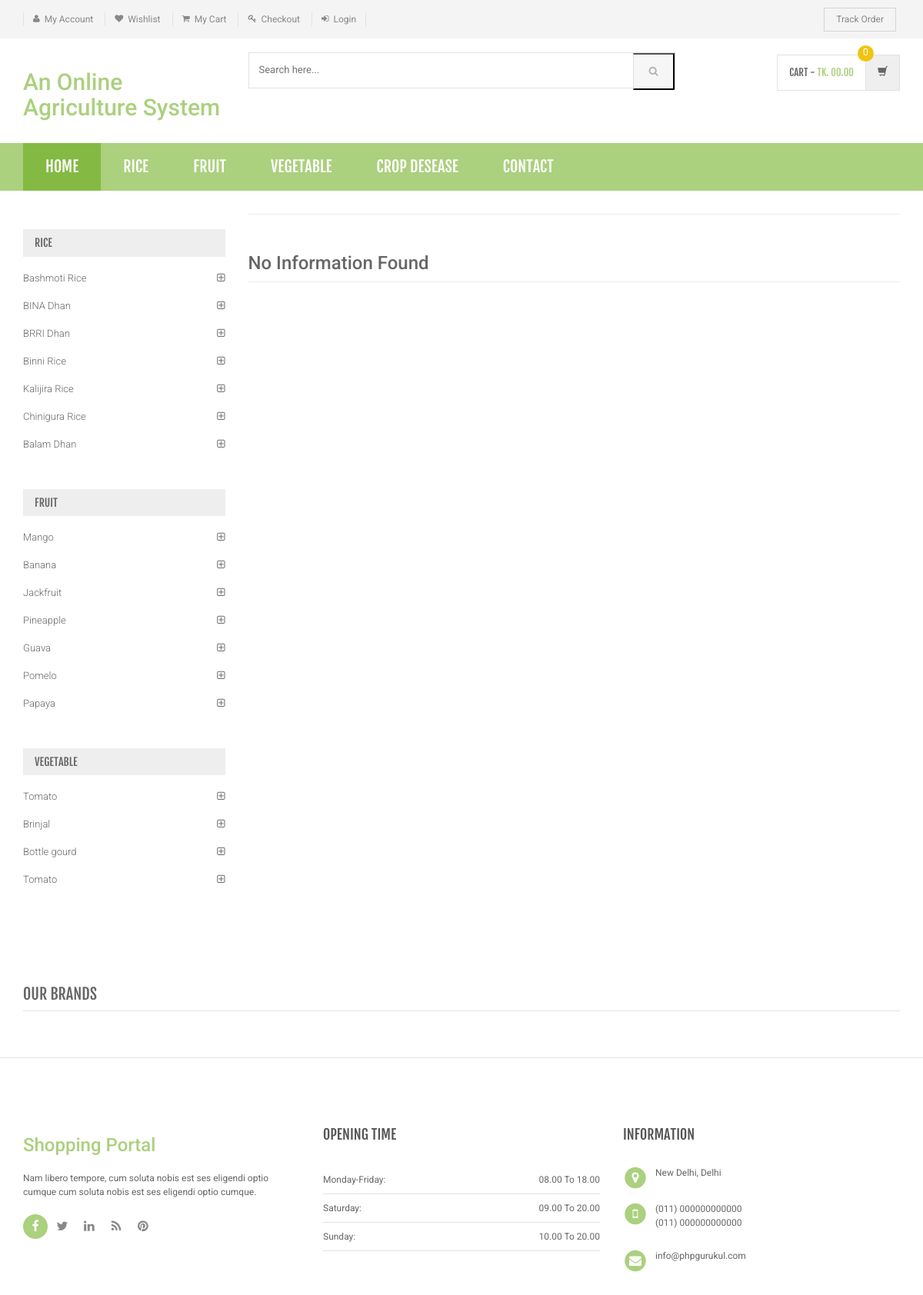
Page /desease-category.php on the committed database.
### tables this page shows
CREATE TABLE `category` (
  `id` int(11) NOT NULL,
  `categoryName` varchar(255) NOT NULL,
  `categoryDescription` longtext NOT NULL,
  `creationDate` timestamp NOT NULL DEFAULT CURRENT_TIMESTAMP,
  `updationDate` varchar(255) NOT NULL
);

CREATE TABLE `subcategory` (
  `id` int(11) NOT NULL,
  `categoryid` int(11) NOT NULL,
  `subcategory` varchar(255) NOT NULL,
  `creationDate` timestamp NOT NULL DEFAULT CURRENT_TIMESTAMP,
  `updationDate` varchar(255) NOT NULL
);

### desease-category.php (the view, shortened to what this page needs)
<?php
 $s_id=intval($_GET['cid']);
?>
<!DOCTYPE html>
<html lang="en">
	<head>
	    <link rel="stylesheet" href="assets/css/bootstrap.min.css">
	    <link rel="stylesheet" href="assets/css/main.css">
	    <link rel="stylesheet" href="assets/css/green.css">
	    <link rel="stylesheet" href="assets/css/owl.carousel.css">
		<link rel="stylesheet" href="assets/css/owl.transitions.css">
		<link href="assets/css/lightbox.css" rel="stylesheet">
		<link rel="stylesheet" href="assets/css/animate.min.css">
		<link rel="stylesheet" href="assets/css/rateit.css">
		<link rel="stylesheet" href="assets/css/bootstrap-select.min.css">
		<link rel="stylesheet" href="assets/css/config.css">
		<link href="assets/css/green.css" rel="alternate stylesheet" title="Green color">
		<link href="assets/css/blue.css" rel="alternate stylesheet" title="Blue color">
		<link href="assets/css/red.css" rel="alternate stylesheet" title="Red color">
		<link href="assets/css/orange.css" rel="alternate stylesheet" title="Orange color">
		<link href="assets/css/dark-green.css" rel="alternate stylesheet" title="Darkgreen color">
		<link rel="stylesheet" href="assets/css/font-awesome.min.css">
	</head>
    <body class="cnt-home">
<header class="header-style-1">
<?php include('includes/top-header.php');?>
<?php include('includes/main-header.php');?>
<?php include('includes/menu-bar.php');?>
</header>
<div class="body-content outer-top-xs">
	<div class='container'>
		<div class='row outer-bottom-sm'>
			<div class="col-md-3 sidebar">
			<div class="sidebar-module-container">
			 <?php $sql=mysql_query("select * from category");
while($row=mysql_fetch_array($sql))
{
    ?>
	            	<div class="sidebar-filter">
<div class="sidebar-widget wow fadeInUp outer-bottom-xs ">
	<div class="widget-header m-t-20">
		<h4 class="widget-title"><?php echo $row['categoryName'];?></h4>
	</div>
	<div class="sidebar-widget-body m-t-10">
	      <?php
		  $id = $row['id'];
		$query=mysql_query("SELECT * FROM subcategory WHERE categoryid=$id");
while($rw=mysql_fetch_array($query))
{
    ?>
		<div class="accordion">
	    	<div class="accordion-group">
	            <div class="accordion-heading">
	                <a href="desease-category.php?cid=<?php echo $rw['id'];?>"  class="accordion-toggle collapsed">
	                   <?php echo $rw['subcategory'];?>
	                </a>
	            </div>
	        </div>
	    </div>
<?php } ?>
		</div>
		</div>
	</div>
	 <?php } ?>
	            </div></div>
			<div class='col-md-9'>
				<div class="search-result-container">
					<div id="myTabContent" class="tab-content">
						<div class="tab-pane active " id="grid-container">
							<div class="category-product  inner-top-vs">
								<div class="row">
			<?php
$query=mysql_query("SELECT * FROM desease WHERE sub_cat_id=$s_id");
$num=mysql_num_rows($query);
if($num>0)
{
while ($row=mysql_fetch_array($query))
{?>
		<div class="col-sm-6 col-md-4 wow fadeInUp">
			<div class="products">
	<div class="product">
		<div class="product-image">
			<div class="image">
				<a href="desease-details.php?pid=<?php echo htmlentities($row['id']);?>"><img  src="assets/images/blank.gif" data-echo="admin/deseaseimages/<?php echo htmlentities($row['DeseaseName']);?>/<?php echo htmlentities($row['Deseaseimage1']);?>" alt="" width="200" height="300"></a>
			</div>
		</div>
		<div class="product-info text-left">
			<h3 class="name"><a href="desease-details.php?pid=<?php echo htmlentities($row['id']);?>"><?php echo htmlentities($row['DeseaseName']);?></a></h3>
			<div class="description">
				<p class="text"><?php echo htmlentities($row['DeseaseshortDescription']);?>	</p>
			</div>
		</div>
					<div class="cart clearfix animate-effect">
				<div class="action">
					<ul class="list-unstyled">
						<li class="add-cart-button btn-group">
							<a href="javascript:void(0);" onClick="popUpWindow('http://localhost/Online_Agriculture_System/desease-description.php?oid=<?php echo htmlentities($row['id']);?>');" title="Desease information">
							<button class="btn btn-primary" type="button">Know More</button></a>
						</li>
					</ul>
				</div>
			</div>
			</div>
			</div>
		</div>
	  <?php } } else {?>
		<div class="col-sm-6 col-md-4 wow fadeInUp"> <h3>No Information Found</h3>
		</div>
<?php } ?>
										</div>
							</div>
						</div>
				</div>
			</div>
		</div></div>
		<?php include('includes/brands-slider.php');?>
</div>
</div>
<?php include('includes/footer.php');?>
</body>
</html>

### includes/menu-bar.php (shortened to what this page needs)
<div class="header-nav animate-dropdown">
    <div class="container">
        <div class="yamm navbar navbar-default" role="navigation">
            <div class="nav-bg-class">
                <div class="navbar-collapse collapse" id="mc-horizontal-menu-collapse">
	<div class="nav-outer">
		<ul class="nav navbar-nav">
			<li class="active dropdown yamm-fw">
				<a href="index.php" data-hover="dropdown" class="dropdown-toggle">Home</a>
			</li>
              <?php $sql=mysql_query("select id,categoryName  from category limit 6");
while($row=mysql_fetch_array($sql))
{
    ?>
			<li class="dropdown yamm">
				<a href="category.php?cid=<?php echo $row['id'];?>"> <?php echo $row['categoryName'];?></a>
			</li>
			<?php } ?>
		<li class="dropdown yamm">
				<a href="desease.php"> Crop Desease</a>
			</li>
			<li class="dropdown yamm">
				<a href="#contact">Contact</a>
			</li>
		</ul>
		<div class="clearfix"></div>
	</div>
</div>
            </div>
        </div>
    </div>
</div>

### assets/css/green.css (style rules this page uses)
a { color: #abd07e; }
.header-style-1 .header-nav { background: #abd07e; }
.cnt-home .header-style-1 .header-nav .navbar .navbar-nav > li.active { background: #84b943; }
.sidebar .sidebar-module-container .sidebar-widget .sidebar-widget-body .accordion .accordion-group .accordion-heading .accordion-toggle, .sidebar .sidebar-module-container .sidebar-widget .sidebar-widget-body .accordion .accordion-group .accordion-heading .accordion-toggle:hover, .sidebar .sidebar-module-container .sidebar-widget .sidebar-widget-body .accordion .accordion-group .accordion-heading .accordion-toggle:focus, .sidebar .sidebar-module-container .sidebar-widget .sidebar-widget-body .accordion .accordion-group .accordion-heading .accordion-toggle:after { color: #abd07e; }

### assets/css/lightbox.css (style rules this page uses)
body:after { content: url(../images/close.png) url(../images/loading.gif) url(../images/prev.png) url(../images/next.png); display: none; }

### assets/css/blue.css (style rules this page uses)
a { color: #3498db; }
.header-style-1 .header-nav { background: #3498db; }
.cnt-home .header-style-1 .header-nav .navbar .navbar-nav > li.active { background: #1d6ca1; }
.sidebar .sidebar-module-container .sidebar-widget .sidebar-widget-body .accordion .accordion-group .accordion-heading .accordion-toggle, .sidebar .sidebar-module-container .sidebar-widget .sidebar-widget-body .accordion .accordion-group .accordion-heading .accordion-toggle:hover, .sidebar .sidebar-module-container .sidebar-widget .sidebar-widget-body .accordion .accordion-group .accordion-heading .accordion-toggle:focus, .sidebar .sidebar-module-container .sidebar-widget .sidebar-widget-body .accordion .accordion-group .accordion-heading .accordion-toggle:after { color: #3498db; }

### assets/css/red.css (style rules this page uses)
a { color: #ff6c6c; }
.header-style-1 .header-nav { background: #ff6c6c; }
.cnt-home .header-style-1 .header-nav .navbar .navbar-nav > li.active { background: #ff1a1a; }
.sidebar .sidebar-module-container .sidebar-widget .sidebar-widget-body .accordion .accordion-group .accordion-heading .accordion-toggle, .sidebar .sidebar-module-container .sidebar-widget .sidebar-widget-body .accordion .accordion-group .accordion-heading .accordion-toggle:hover, .sidebar .sidebar-module-container .sidebar-widget .sidebar-widget-body .accordion .accordion-group .accordion-heading .accordion-toggle:focus, .sidebar .sidebar-module-container .sidebar-widget .sidebar-widget-body .accordion .accordion-group .accordion-heading .accordion-toggle:after { color: #ff6c6c; }

### assets/css/orange.css (style rules this page uses)
a { color: #f39c12; }
.header-style-1 .header-nav { background: #f39c12; }
.cnt-home .header-style-1 .header-nav .navbar .navbar-nav > li.active { background: #ab6c09; }
.sidebar .sidebar-module-container .sidebar-widget .sidebar-widget-body .accordion .accordion-group .accordion-heading .accordion-toggle, .sidebar .sidebar-module-container .sidebar-widget .sidebar-widget-body .accordion .accordion-group .accordion-heading .accordion-toggle:hover, .sidebar .sidebar-module-container .sidebar-widget .sidebar-widget-body .accordion .accordion-group .accordion-heading .accordion-toggle:focus, .sidebar .sidebar-module-container .sidebar-widget .sidebar-widget-body .accordion .accordion-group .accordion-heading .accordion-toggle:after { color: #f39c12; }

### assets/css/dark-green.css (style rules this page uses)
a { color: #12cca7; }
.header-style-1 .header-nav { background: #12cca7; }
.cnt-home .header-style-1 .header-nav .navbar .navbar-nav > li.active { background: #0b816a; }
.sidebar .sidebar-module-container .sidebar-widget .sidebar-widget-body .accordion .accordion-group .accordion-heading .accordion-toggle, .sidebar .sidebar-module-container .sidebar-widget .sidebar-widget-body .accordion .accordion-group .accordion-heading .accordion-toggle:hover, .sidebar .sidebar-module-container .sidebar-widget .sidebar-widget-body .accordion .accordion-group .accordion-heading .accordion-toggle:focus, .sidebar .sidebar-module-container .sidebar-widget .sidebar-widget-body .accordion .accordion-group .accordion-heading .accordion-toggle:after { color: #12cca7; }

### rows in the picture
category: categoryName "RICE"
category: categoryName "FRUIT"
category: categoryName "VEGETABLE"
subcategory: subcategory "Bashmoti Rice"
subcategory: subcategory "BINA Dhan"
subcategory: subcategory "BRRI Dhan"
subcategory: subcategory "Binni Rice"
subcategory: subcategory "Kalijira Rice"
subcategory: subcategory "Chinigura Rice"
subcategory: subcategory "Balam Dhan"
subcategory: subcategory "Mango"
subcategory: subcategory "Banana"
subcategory: subcategory "Jackfruit"
subcategory: subcategory "Pineapple"
subcategory: subcategory "Guava"
subcategory: subcategory "Pomelo"
subcategory: subcategory "Papaya"
subcategory: subcategory "Tomato"
subcategory: subcategory "Brinjal"
subcategory: subcategory "Bottle gourd"
subcategory: subcategory "Tomato"
